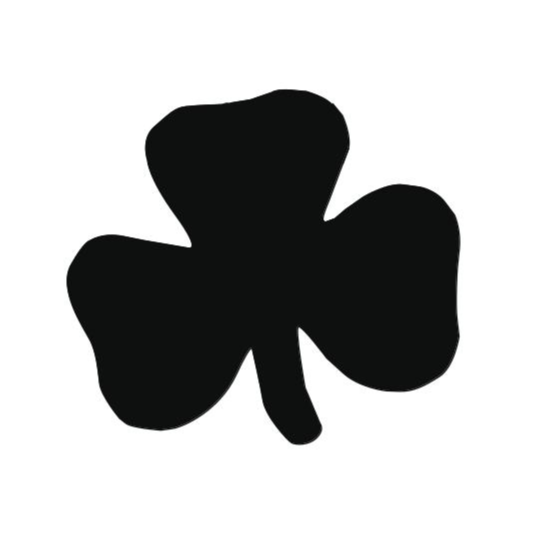
#> input picture test_003.png, 545 x 534 px
$ jupyter execute main004_2.ipynb
#> lines starting #> are read from the running program, lines starting #| are printed output that depends on the picture; after the words box and inside, x2 and y2 are one past the last pixel; in counts of white or black regions, pixels touching at a corner belong together; long printed decimals are rounded
[cell 1]
import cv2
import numpy as np
import matplotlib.pyplot as plt
from scipy import ndimage as ndi
from skimage import morphology,feature

img = cv2.imread('test_003.png')
#> img is the input picture: shape (534, 545, 3); mean B, G, R 180.8, 181.1, 180.5
plt.imshow(img)
plt.title('Input Image')
plt.show()

print(img.shape)
#| (534, 545, 3)

[cell 2]
gray = cv2.cvtColor(img,cv2.COLOR_BGR2GRAY)
ret,gray_inv = cv2.threshold(gray,127,255,cv2.THRESH_BINARY_INV)
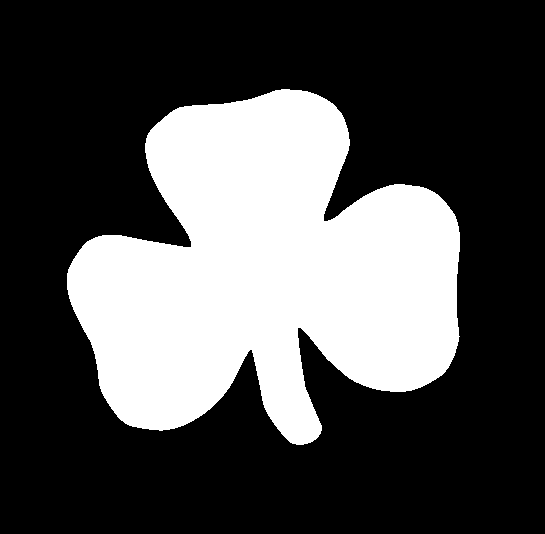
#> gray_inv: shape (534, 545); 30.9% white; 1 white region
plt.imshow(gray_inv)
plt.title('Gray Image')
plt.show()

distance = ndi.distance_transform_edt(gray_inv)
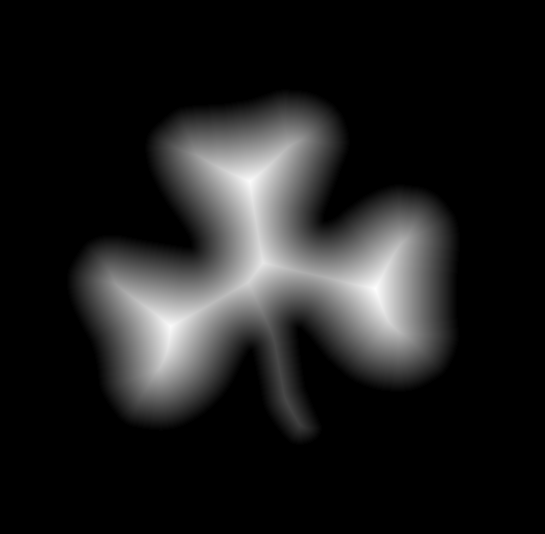
#> distance: shape (534, 545) float64; min 0, max 81.99, mean 9.8; drawn with min black and max white
#print("EDT shape",distance.shape,"\n")
#print(distance,"\n")

lenght = distance.shape[0]
#> lenght = 534
width = distance.shape[1]
#> width = 545

contours, hierarchy = cv2.findContours(gray_inv,cv2.RETR_TREE,cv2.CHAIN_APPROX_SIMPLE)
#> contours = 1 contour; box (x1, y1, x2, y2) and area: (67, 89, 460, 445) 89178
cnt = contours[0]
#> cnt = contour of 751 points, box (x1, y1, x2, y2) (67, 89, 460, 445), area 89178
canvas = np.zeros((gray_inv.shape[0],gray_inv.shape[1],3),np.uint8)
#print(cnt)

cv2.polylines(canvas,[cnt],True,(0,0,255),4)
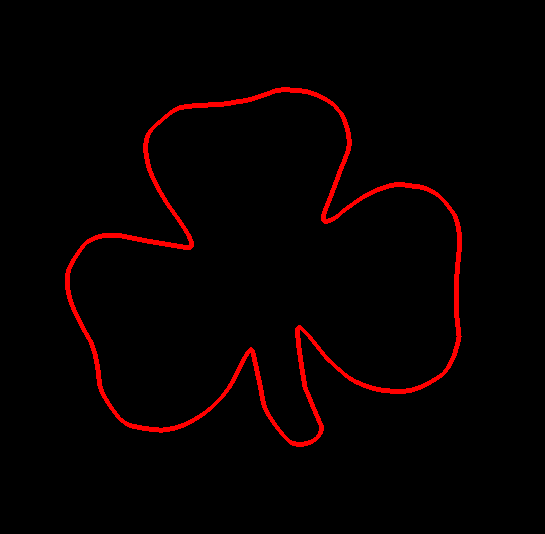
#> canvas: shape (534, 545, 3); mean of channels 0, 1, 2 0, 0, 6.7; drawn as B, G, R
plt.imshow(canvas)
plt.show()


Max = np.max(distance)
#> Max = 81.99
Min = np.min(distance)
#> Min = 0

print("Max Distance",Max)
#| Max Distance 81.988
print("min Distance",Min)
#| min Distance 0.0

Times = 8
Interval = (Max-Min)/Times
#> Interval = 10.25
print(Interval)
#| 10.248

a = 1
while (Interval*a < Max):
  for y in range (lenght):
     for x in range (width):
        if(distance[y][x]< Interval*a):
           gray_inv[y][x]=0
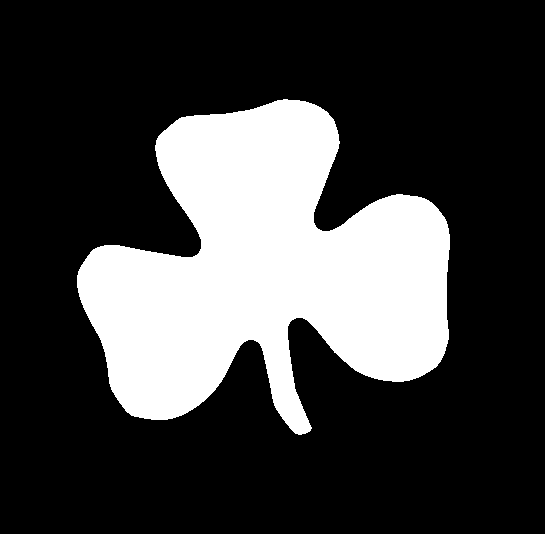
#> gray_inv: shape (534, 545); 25.3% white; 1 white region

  contours, hierarchy = cv2.findContours(gray_inv,cv2.RETR_TREE,cv2.CHAIN_APPROX_SIMPLE)
#> contours = 1 contour; box (x1, y1, x2, y2) and area: (77, 99, 450, 435) 72806
  cnt = contours[0]
#> cnt = contour of 723 points, box (x1, y1, x2, y2) (77, 99, 450, 435), area 72806
  cv2.polylines(canvas,[cnt],True,(0,0,255),4)
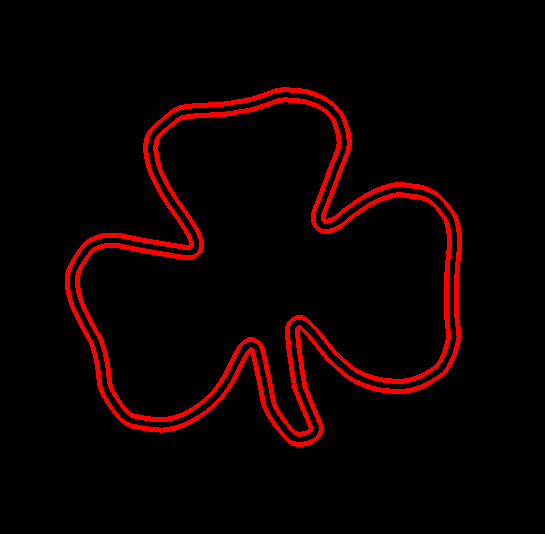
#> canvas: shape (534, 545, 3); 2.51% of pixels changed, all inside (x1, y1, x2, y2) = (75, 97, 452, 437); drawn as B, G, R
  if(a==6):
     cnt = contours[1]
     cv2.polylines(canvas,[cnt],True,(0,0,255),4)
     cnt = contours[2]
     cv2.polylines(canvas,[cnt],True,(0,0,255),4)
  elif(a==7):
     cnt = contours[1]
     cv2.polylines(canvas,[cnt],True,(0,0,255),4)
     cnt = contours[2]
     cv2.polylines(canvas,[cnt],True,(0,0,255),4)
     cnt = contours[3]
     cv2.polylines(canvas,[cnt],True,(0,0,255),4)


  print(a)
  plt.imshow(gray_inv)
  plt.title('Gray Image2')
  plt.show()

  a+=1

plt.imshow(canvas)
plt.show()
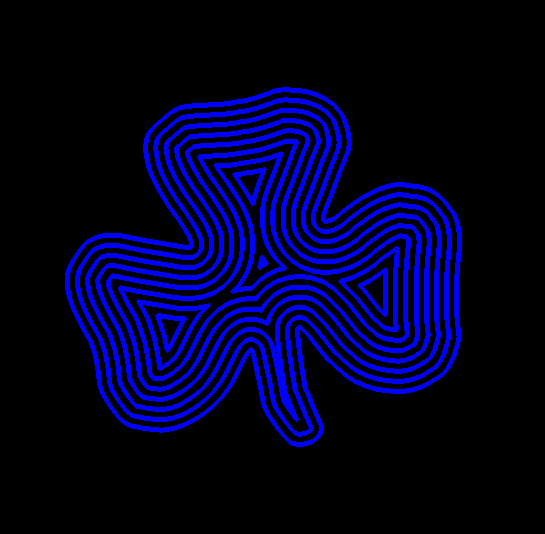
#> shown: shape (534, 545, 3); mean R, G, B 0, 0, 38.1

plt.imshow(gray_inv)
plt.title('Gray Image2')
plt.show()
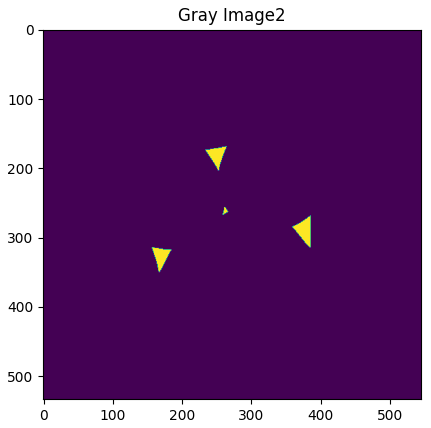
#> figure drawn by matplotlib, 1 panel

$ run again, with test_001.png copied over test_003.png
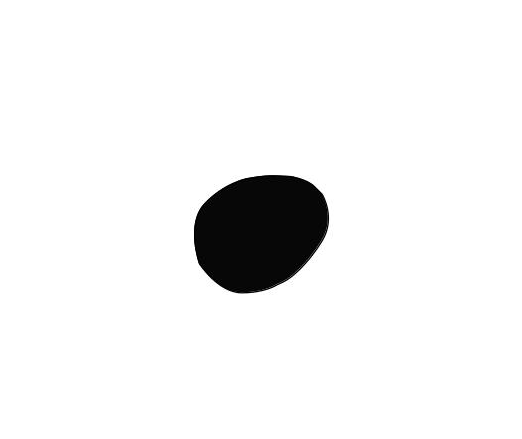
#> input picture test_001.png, 522 x 439 px
#> img is the input picture: shape (439, 522, 3); min 0, max 255, mean 241.6
#| (439, 522, 3)
#> `contours, hierarchy = cv2.findContours(gray_inv,cv2.RETR_TREE,cv2.CHAI..`: contours = 1 contour; box (x1, y1, x2, y2) and area: (194, 175, 329, 293) 12216
#> `cnt = contours[0]`: cnt = contour of 156 points, box (x1, y1, x2, y2) (194, 175, 329, 293), area 12216
#> Max = 55.95
#> Min = 0
#| Max Distance 55.946
#| min Distance 0.0
#> Interval = 6.99
#| 6.993
#> after the loop `for y in range (lenght):`:
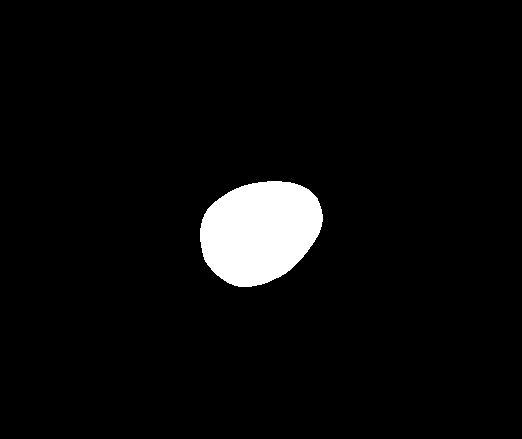
#> gray_inv: shape (439, 522); 4.3% white; 1 white region
#> `contours, hierarchy = cv2.findContours(gray_inv,cv2.RETR_TREE,cv2.CHAI..`: contours = 1 contour; box (x1, y1, x2, y2) and area: (200, 181, 323, 287) 9766
#> `cnt = contours[0]`: cnt = contour of 152 points, box (x1, y1, x2, y2) (200, 181, 323, 287), area 9766
#> `cv2.polylines(canvas,[cnt],True,(0,0,255),4)`:
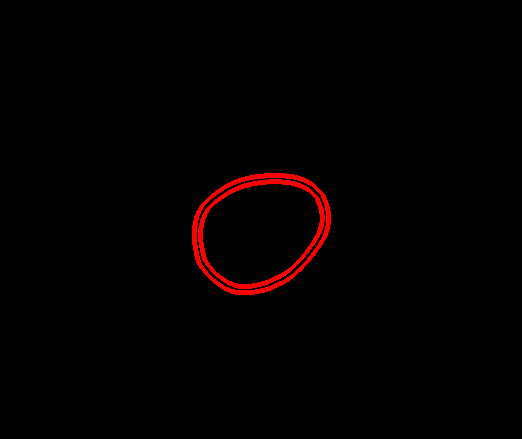
#> canvas: shape (439, 522, 3); mean of channels 0, 1, 2 0, 0, 3.8; drawn as B, G, R

$ run again, with test_002.png copied over test_003.png
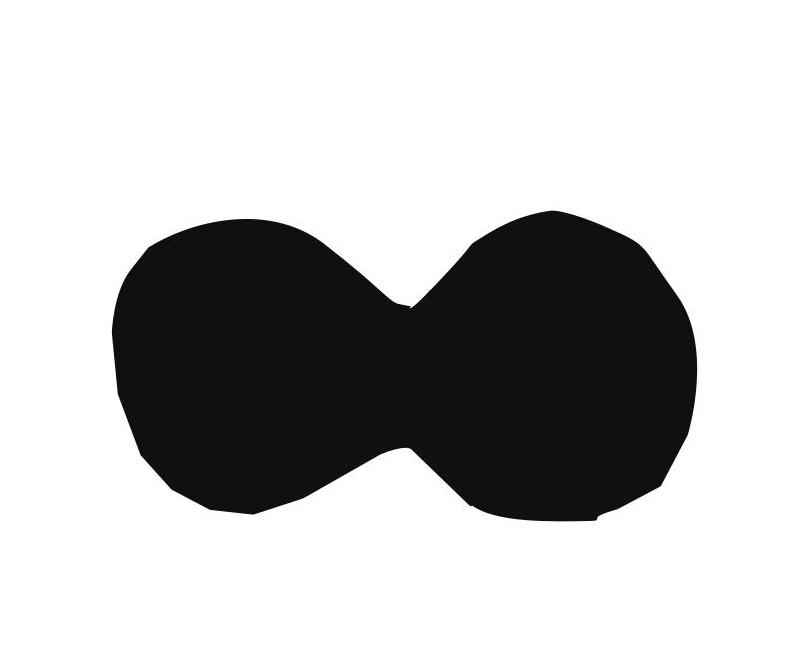
#> input picture test_002.png, 792 x 660 px
#> img is the input picture: shape (660, 792, 3); min 0, max 255, mean 190.5
#| (660, 792, 3)
#> `contours, hierarchy = cv2.findContours(gray_inv,cv2.RETR_TREE,cv2.CHAI..`: contours = 1 contour; box (x1, y1, x2, y2) and area: (112, 211, 697, 521) 140092
#> `cnt = contours[0]`: cnt = contour of 745 points, box (x1, y1, x2, y2) (112, 211, 697, 521), area 140092
#> Max = 146
#> Min = 0
#| Max Distance 146.0
#| min Distance 0.0
#> Interval = 18.25
#| 18.25
#> after the loop `for y in range (lenght):`:
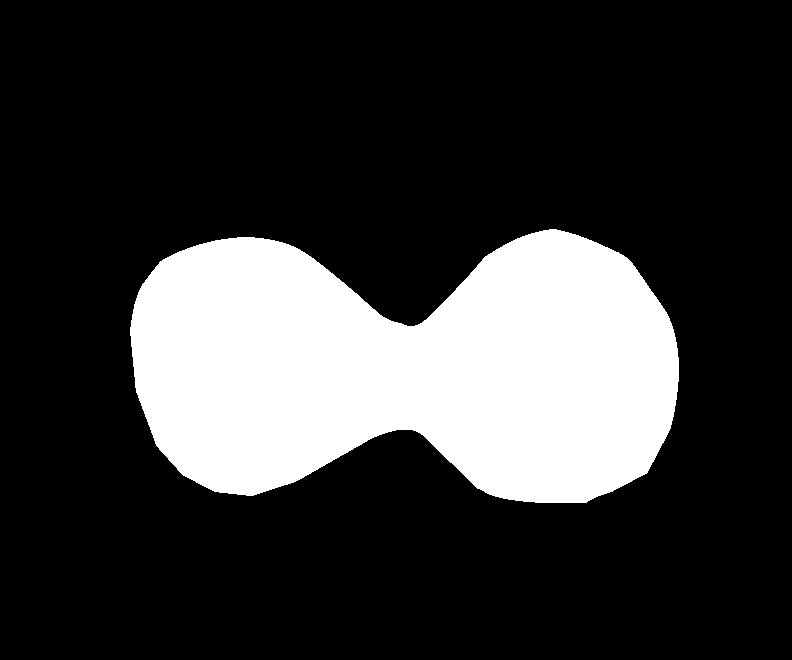
#> gray_inv: shape (660, 792); 21.5% white; 1 white region
#> `contours, hierarchy = cv2.findContours(gray_inv,cv2.RETR_TREE,cv2.CHAI..`: contours = 1 contour; box (x1, y1, x2, y2) and area: (130, 229, 679, 503) 111560
#> `cnt = contours[0]`: cnt = contour of 690 points, box (x1, y1, x2, y2) (130, 229, 679, 503), area 111560
#> `cv2.polylines(canvas,[cnt],True,(0,0,255),4)`:
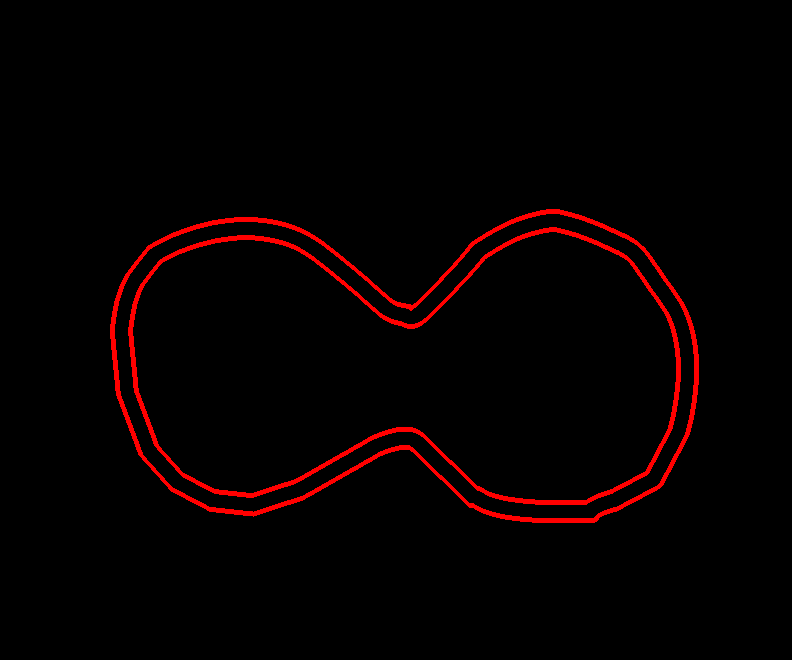
#> canvas: shape (660, 792, 3); mean of channels 0, 1, 2 0, 0, 6.9; drawn as B, G, R
